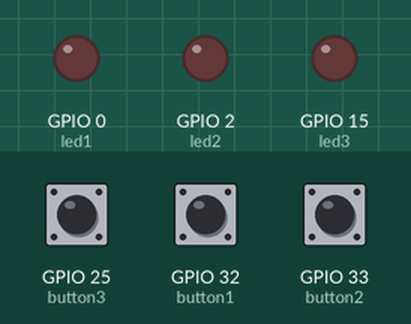
Simulated run of this sketch. Board: ESP32. On the bench: output pins drawn as LEDs (lit = HIGH). The test bench sets the inputs (shaded band); at power-on: GPIO 25 (button3) LOW, GPIO 32 (button1) LOW, GPIO 33 (button2) LOW.

Above: at 1.2 s.
1.3 s: GPIO 25 (button3) pulled HIGH for 0.15 s
At 1.37 s:
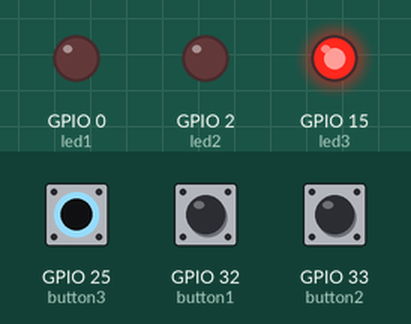
2.9 s: GPIO 32 (button1) pulled HIGH for 0.15 s
At 2.97 s:
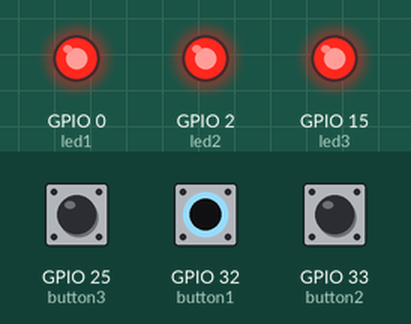
4.5 s: GPIO 33 (button2) pulled HIGH for 0.15 s
At 4.57 s:
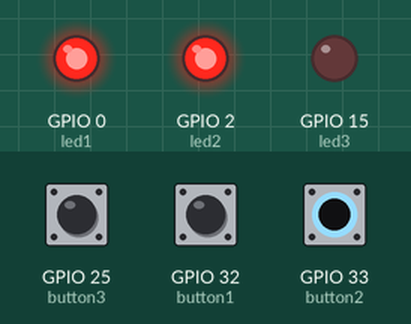
6.1 s: GPIO 33 (button2) pulled HIGH for 3.2 s
At 9.6 s:
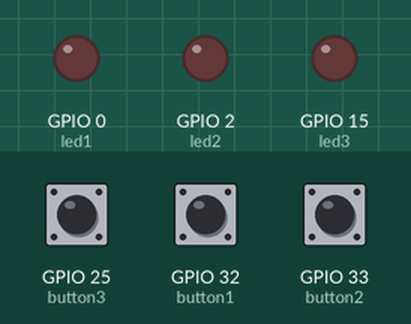
10.8 s: GPIO 25 (button3) pulled HIGH for 3.2 s
At 12.1 s:
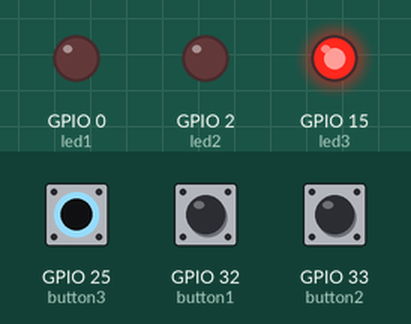
Timing chart, 0 to 15.5 s (numbered marks = the images above; inputs shaded):
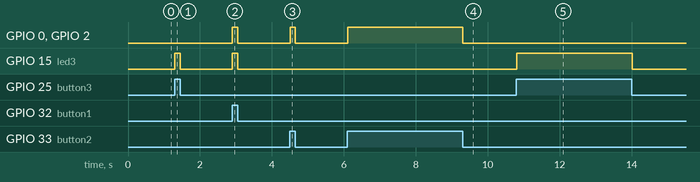

Measured:
- after the input at 1.3 s, GPIO 15 (led3): LOW → HIGH at once, → LOW 0.15 s later
- after the input at 2.9 s, GPIO 0 (led1), GPIO 2 (led2), GPIO 15 (led3): LOW → HIGH at once, → LOW 0.15 s later
- after the input at 4.5 s, GPIO 0 (led1), GPIO 2 (led2): LOW → HIGH at once, → LOW 0.15 s later
- after the input at 6.1 s, GPIO 0 (led1), GPIO 2 (led2): LOW → HIGH at once, → LOW 3.2 s later
- after the input at 10.8 s, GPIO 15 (led3): LOW → HIGH at once, → LOW 3.2 s later

The sketch:

sketch.ino
```cpp
// LED pins
int led1 = 0;
int led2 = 2;
int led3 = 15;

// Button pins
int button1 = 32;
int button2 = 33;
int button3 = 25;

void setup() {
  // Initialize LED pins as OUTPUT
  pinMode(led1, OUTPUT);
  pinMode(led2, OUTPUT);
  pinMode(led3, OUTPUT);

  // Initialize button pins as INPUT
  pinMode(button1, INPUT);
  pinMode(button2, INPUT);
  pinMode(button3, INPUT);
}

void loop() {
  // Button 1 pressed → 3 LEDs ON
  if (digitalRead(button1) == 1) {
    digitalWrite(led1, HIGH);
    digitalWrite(led2, HIGH);
    digitalWrite(led3, HIGH);
  }
  // Button 2 pressed → 2 LEDs ON
  else if (digitalRead(button2) == 1) {
    digitalWrite(led1, HIGH);
    digitalWrite(led2, HIGH);
    digitalWrite(led3, LOW);
  }
  // Button 3 pressed → last LED ON
  else if (digitalRead(button3) == 1) {
    digitalWrite(led1, LOW);
    digitalWrite(led2, LOW);
    digitalWrite(led3, HIGH);
  }
  // No button pressed → all LEDs OFF
  else {
    digitalWrite(led1, LOW);
    digitalWrite(led2, LOW);
    digitalWrite(led3, LOW);
  }

  delay(50); // small delay to stabilize
}
```
